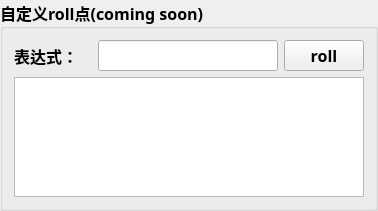
         <widget class="QGroupBox" name="rollExpressionBox">
          <property name="font">
           <font>
            <family>华文行楷</family>
            <pointsize>12</pointsize>
            <weight>75</weight>
            <bold>true</bold>
           </font>
          </property>
          <property name="styleSheet">
           <string notr="true">background-image:url(); </string>
          </property>
          <property name="title">
           <string>自定义roll点(coming soon)</string>
          </property>
          <layout class="QVBoxLayout" name="verticalLayout_4">
           <item>
            <layout class="QHBoxLayout" name="horizontalLayout_11">
             <item>
              <widget class="QLabel" name="rollExpressionLabel">
               <property name="font">
                <font>
                 <family>楷体</family>
                 <weight>75</weight>
                 <bold>true</bold>
                </font>
               </property>
               <property name="text">
                <string>表达式：</string>
               </property>
              </widget>
             </item>
             <item>
              <widget class="QLineEdit" name="rollExpressionLineEdit">
               <property name="minimumSize">
                <size>
                 <width>180</width>
                 <height>0</height>
                </size>
               </property>
               <property name="maximumSize">
                <size>
                 <width>180</width>
                 <height>16777215</height>
                </size>
               </property>
               <property name="font">
                <font>
                 <family>楷体</family>
                </font>
               </property>
               <property name="styleSheet">
                <string notr="true">background-image:url(); </string>
               </property>
              </widget>
             </item>
             <item>
              <widget class="QPushButton" name="rollExpressionPushButton">
               <property name="font">
                <font>
                 <family>楷体</family>
                </font>
               </property>
               <property name="text">
                <string>roll</string>
               </property>
              </widget>
             </item>
            </layout>
           </item>
           <item>
            <widget class="QPlainTextEdit" name="rollExpressionTextEdit">
             <property name="minimumSize">
              <size>
               <width>350</width>
               <height>120</height>
              </size>
             </property>
             <property name="maximumSize">
              <size>
               <width>350</width>
               <height>120</height>
              </size>
             </property>
             <property name="font">
              <font>
               <family>楷体</family>
              </font>
             </property>
             <property name="autoFillBackground">
              <bool>false</bool>
             </property>
             <property name="styleSheet">
              <string notr="true">background-image:url(); </string>
             </property>
             <property name="readOnly">
              <bool>true</bool>
             </property>
             <property name="backgroundVisible">
              <bool>false</bool>
             </property>
            </widget>
           </item>
          </layout>
         </widget>
